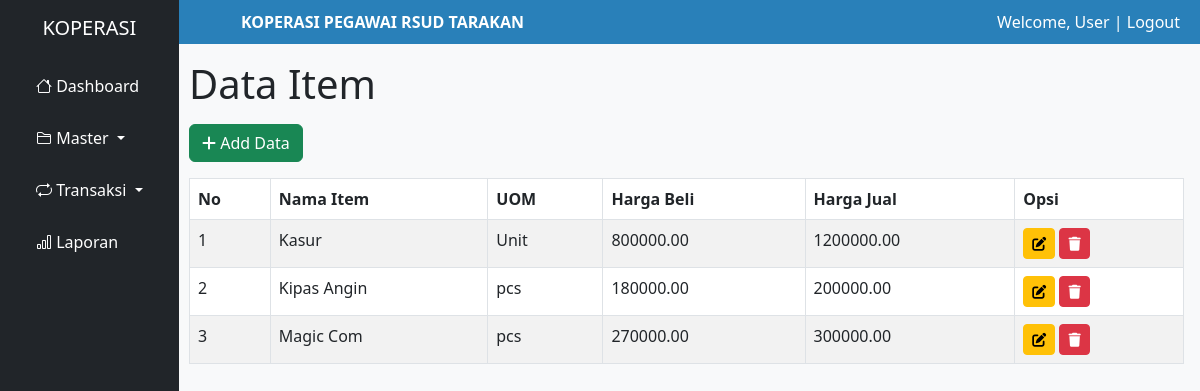
/item.php, run on the app's committed database.
### tables this page shows
CREATE TABLE `item` (
  `id_item` int NOT NULL,
  `nama_item` varchar(100) DEFAULT NULL,
  `uom` varchar(20) DEFAULT NULL,
  `harga_beli` decimal(12,2) DEFAULT NULL,
  `harga_jual` decimal(12,2) DEFAULT NULL
);

### item.php (the view, shortened to what this page needs)
<?php
include 'templates/header.php';
include 'templates/sidebar.php';
include 'db.php';
$query = mysqli_query($koneksi, "SELECT * FROM item");
?>
<div class="flex-grow-1" style="margin-left: 173px;">
    <?php include "templates/header_dash.php"; ?>
    <div class="content-wrapper ms-3 mt-3 me-3 overflow-auto" style="height: calc(100vh - 56px);">
        <section class="content-header mb-3">
            <h1>Data Item</h1>
        </section>
        <section class="content">
            <a href="#" class="btn btn-success mb-3" onclick="toggleForm();"><i class="fa fa-plus"></i> Add Data</a>
            <table class="table table-bordered table-striped">
                <thead>
                    <tr>
                        <th>No</th>
                        <th>Nama Item</th>
                        <th>UOM</th>
                        <th>Harga Beli</th>
                        <th>Harga Jual</th>
                        <th>Opsi</th>
                    </tr>
                </thead>
                <tbody>
                    <?php
                    $no = 1;
                    while ($row = mysqli_fetch_assoc($query)) {
                        echo "<tr>
                            <td>$no</td>
                            <td>{$row['nama_item']}</td>
                            <td>{$row['uom']}</td>
                            <td>{$row['harga_beli']}</td>
                            <td>{$row['harga_jual']}</td>
                            <td>
                                <a href='item.php?edit={$row['id_item']}' class='btn btn-warning btn-sm'><i class='fa fa-edit'></i></a>
                                <a href='item.php?hapus={$row['id_item']}' class='btn btn-danger btn-sm' onclick='return confirm(\"Yakin hapus?\")'><i class='fa fa-trash'></i></a>
                            </td>
                        </tr>";
                        $no++;
                    }
                    ?>
                </tbody>
            </table>
        </section>
    </div>
</div>
<?php include 'templates/footer.php'; ?>

### templates/header.php (style rules this page uses)
body { font-family: 'Segoe UI', sans-serif; background-color: #f8f9fa; }

### data on the page
item: nama_item "Kasur", uom "Unit", harga_beli "800000.00", harga_jual "1200000.00"
item: nama_item "Kipas Angin", uom "pcs", harga_beli "180000.00", harga_jual "200000.00"
item: nama_item "Magic Com", uom "pcs", harga_beli "270000.00", harga_jual "300000.00"

### other printed values
$_SESSION['user']['nama_user'] "User"
